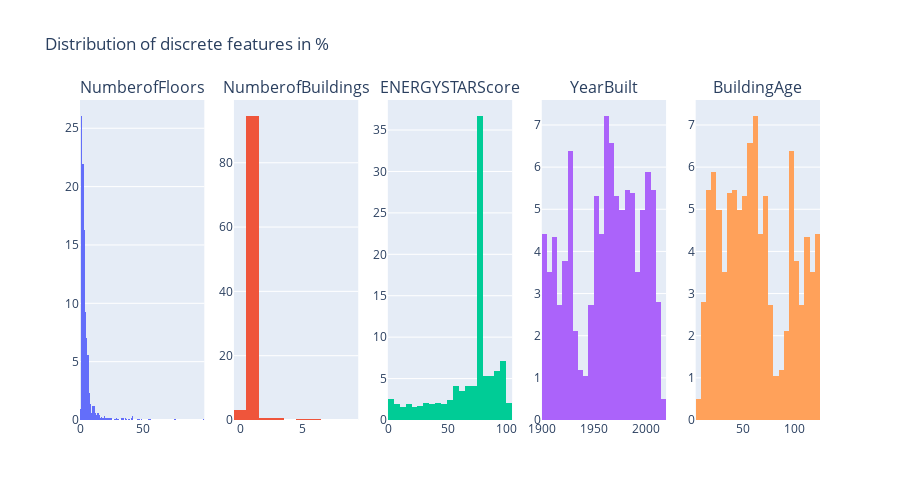

Write notebook code for a chart like this one.
### Code cell
# Distribution of discrete features

fig = make_subplots(rows=1, cols=5, subplot_titles=discrete_features)

for i, col in enumerate(discrete_features, 1):
    trace = go.Histogram(x=df[col], showlegend=False, histnorm='percent')
    fig.add_trace(trace, row=(i-1)//5 + 1, col=(i-1)%5 + 1)

fig.update_layout(height=len(discrete_features)*100, title_text="Distribution of discrete features in %")
fig.show()

### Figure 1 — Plotly figure (JSON) as saved in the notebook; plotly's stock layout.template omitted (floating-point values rounded to 4 significant figures; data arrays with more than 128 entries replaced by an {"elided": "..."} marker saying what was removed)
{"data": [{"histnorm": "percent", "showlegend": false, "type": "histogram", "x": {"elided": "1428 int values"}, "xaxis": "x", "yaxis": "y"}, {"histnorm": "percent", "showlegend": false, "type": "histogram", "x": {"elided": "1428 int values"}, "xaxis": "x2", "yaxis": "y2"}, {"histnorm": "percent", "showlegend": false, "type": "histogram", "x": {"elided": "1428 int values"}, "xaxis": "x3", "yaxis": "y3"}, {"histnorm": "percent", "showlegend": false, "type": "histogram", "x": {"elided": "1428 int values"}, "xaxis": "x4", "yaxis": "y4"}, {"histnorm": "percent", "showlegend": false, "type": "histogram", "x": {"elided": "1428 int values"}, "xaxis": "x5", "yaxis": "y5"}], "layout": {"annotations": [{"font": {"size": 16}, "showarrow": false, "text": "NumberofFloors", "x": 0.084, "xanchor": "center", "xref": "paper", "y": 1, "yanchor": "bottom", "yref": "paper"}, {"font": {"size": 16}, "showarrow": false, "text": "NumberofBuildings", "x": 0.292, "xanchor": "center", "xref": "paper", "y": 1, "yanchor": "bottom", "yref": "paper"}, {"font": {"size": 16}, "showarrow": false, "text": "ENERGYSTARScore", "x": 0.5, "xanchor": "center", "xref": "paper", "y": 1, "yanchor": "bottom", "yref": "paper"}, {"font": {"size": 16}, "showarrow": false, "text": "YearBuilt", "x": 0.708, "xanchor": "center", "xref": "paper", "y": 1, "yanchor": "bottom", "yref": "paper"}, {"font": {"size": 16}, "showarrow": false, "text": "BuildingAge", "x": 0.916, "xanchor": "center", "xref": "paper", "y": 1, "yanchor": "bottom", "yref": "paper"}], "height": 500, "title": {"text": "Distribution of discrete features in %"}, "xaxis": {"anchor": "y", "domain": [0, 0.168]}, "xaxis2": {"anchor": "y2", "domain": [0.208, 0.376]}, "xaxis3": {"anchor": "y3", "domain": [0.416, 0.584]}, "xaxis4": {"anchor": "y4", "domain": [0.624, 0.792]}, "xaxis5": {"anchor": "y5", "domain": [0.832, 1]}, "yaxis": {"anchor": "x", "domain": [0, 1]}, "yaxis2": {"anchor": "x2", "domain": [0, 1]}, "yaxis3": {"anchor": "x3", "domain": [0, 1]}, "yaxis4": {"anchor": "x4", "domain": [0, 1]}, "yaxis5": {"anchor": "x5", "domain": [0, 1]}}}
